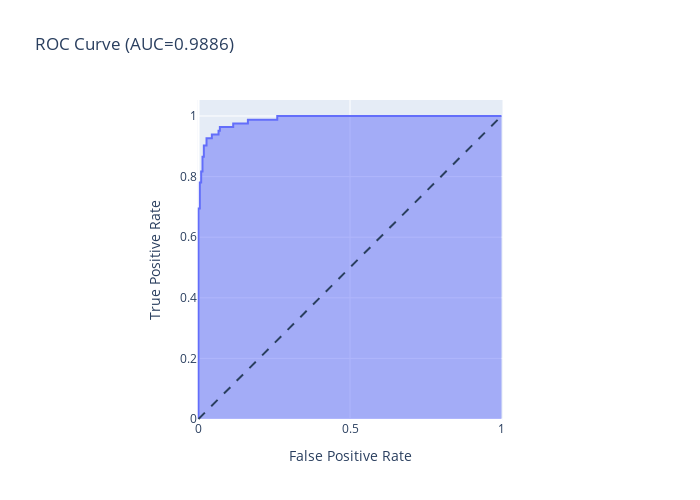

Here is the notebook cell this chart was saved with:
### Code cell
fpr, tpr, thresholds = roc_curve(y_test, test_preds[:, 1])

fig = px.area(
    x=fpr, y=tpr,
    title=f'ROC Curve (AUC={auc(fpr, tpr):.4f})',
    labels=dict(x='False Positive Rate', y='True Positive Rate'),
    width=700, height=500
)
fig.add_shape(
    type='line', line=dict(dash='dash'),
    x0=0, x1=1, y0=0, y1=1
)

fig.update_yaxes(scaleanchor="x", scaleratio=1)
fig.update_xaxes(constrain='domain')
fig.show()

### Figure 1 — Plotly figure (JSON) as saved in the notebook; plotly's stock layout.template omitted (floating-point values rounded to 4 significant figures)
{"data": [{"fillpattern": {"shape": ""}, "hovertemplate": "False Positive Rate=%{x}<br>True Positive Rate=%{y}<extra></extra>", "legendgroup": "", "line": {"color": "#636efa"}, "marker": {"symbol": "circle"}, "mode": "lines", "name": "", "orientation": "v", "showlegend": false, "stackgroup": "1", "type": "scatter", "x": [0, 0, 0, 0, 0, 0, 0, 0.004405, 0.004405, 0.004405, 0.004405, 0.008811, 0.008811, 0.01322, 0.01322, 0.01762, 0.01762, 0.02643, 0.02643, 0.04405, 0.04405, 0.06608, 0.06608, 0.07048, 0.07048, 0.1145, 0.1145, 0.163, 0.163, 0.2599, 0.2599, 0.4537, 0.467, 0.5991, 0.6123, 0.6476, 0.6564, 0.8326, 0.8414, 0.9075, 0.9207, 0.9339, 0.978, 1], "xaxis": "x", "y": [0, 0.0122, 0.02439, 0.08537, 0.09756, 0.122, 0.6951, 0.6951, 0.7073, 0.7317, 0.7805, 0.7805, 0.8171, 0.8171, 0.8659, 0.8659, 0.9024, 0.9024, 0.9268, 0.9268, 0.939, 0.939, 0.9512, 0.9512, 0.9634, 0.9634, 0.9756, 0.9756, 0.9878, 0.9878, 1, 1, 1, 1, 1, 1, 1, 1, 1, 1, 1, 1, 1, 1], "yaxis": "y"}], "layout": {"height": 500, "legend": {"tracegroupgap": 0}, "shapes": [{"line": {"dash": "dash"}, "type": "line", "x0": 0, "x1": 1, "y0": 0, "y1": 1}], "title": {"text": "ROC Curve (AUC=0.9886)"}, "width": 700, "xaxis": {"anchor": "y", "constrain": "domain", "domain": [0, 1], "title": {"text": "False Positive Rate"}}, "yaxis": {"anchor": "x", "domain": [0, 1], "scaleanchor": "x", "scaleratio": 1, "title": {"text": "True Positive Rate"}}}}
